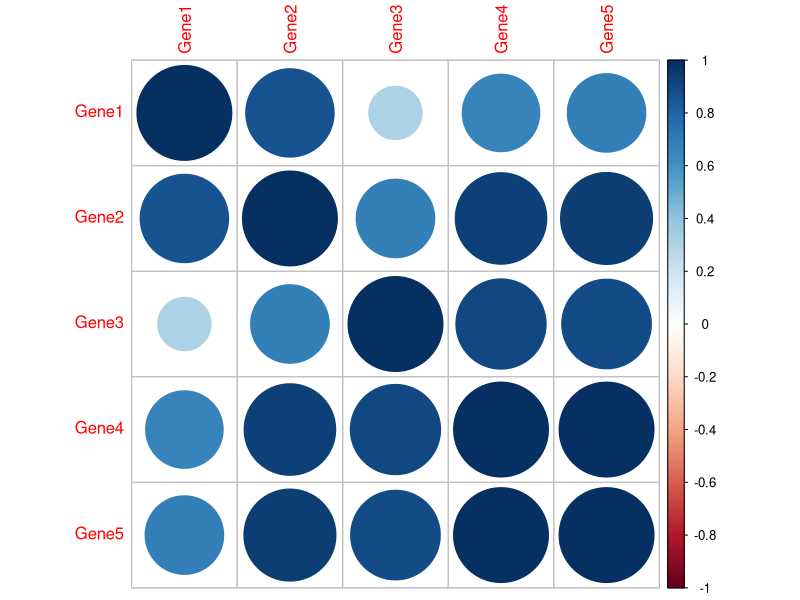

R code for this plot:
# Importing modules
library("corrplot")

# Reading data
data <- read.table(file="../Test_Data/dummy_data1.csv", header = TRUE, sep = ",")

# Defining image parameter
png(file = "correlation.png", width=500, height=400)

# Plotting correlation plot
corrplot(cor(data[-1]))

# Saving image
dev.off()

